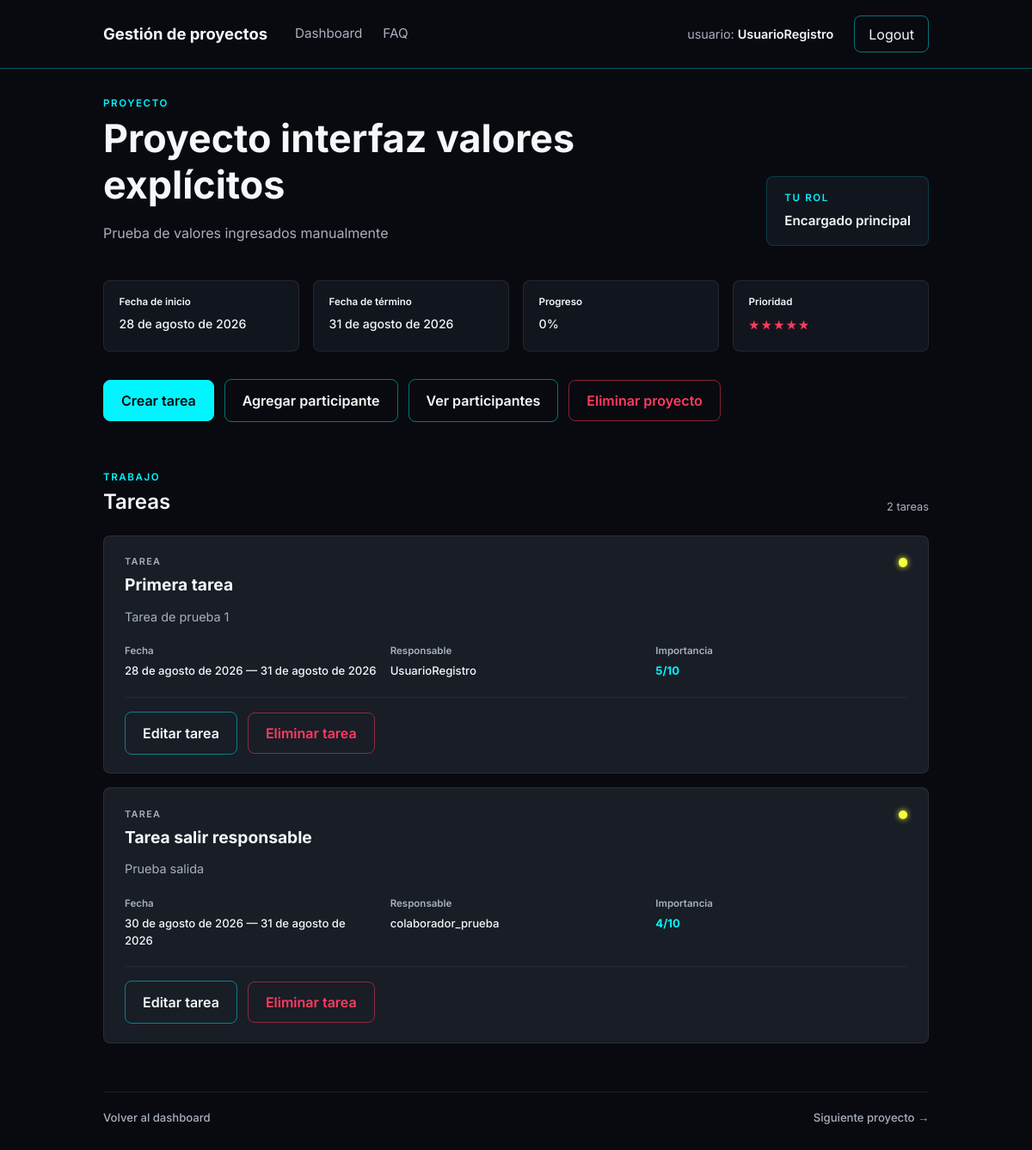
Page /proyectos/10/ (signed in) on the committed database.
### core/models.py (models this page shows, shortened)
class Proyecto(models.Model):
    nombre = models.CharField(max_length=100)
    descripcion = models.TextField()
    fecha_inicio = models.DateField()
    fecha_termino = models.DateField()
    prioridad = models.PositiveSmallIntegerField(
        choices=[
            (1, "1 estrella"),
            (2, "2 estrellas"),
            (3, "3 estrellas"),
            (4, "4 estrellas"),
            (5, "5 estrellas"),
        ],
        default=3,
    )
    eliminado = models.BooleanField(default=False)

class Participacion(models.Model):
    ROLES = [
        ("encargado_principal", "Encargado principal"),
        ("ayudante", "Ayudante"),
        ("colaborador", "Colaborador"),
    ]
    usuario = models.ForeignKey(User, on_delete=models.PROTECT, related_name="participaciones",)
    proyecto = models.ForeignKey(Proyecto, on_delete=models.PROTECT, related_name="participaciones")
    rol = models.CharField(max_length=25, choices=ROLES,)
    activo = models.BooleanField(default=True)
    class Meta:
        verbose_name = "Participación"
        verbose_name_plural = "Participaciones"
        constraints = [
            models.UniqueConstraint(
                fields=["usuario", "proyecto"],
                condition=models.Q(activo=True),
                name="una_participacion_activa_por_usuario_proyecto",
            ),
        ]

class Tarea(models.Model):
    ESTADOS = [
        ("pendiente", "Pendiente"),
        ("en_progreso", "En progreso"),
        ("completada", "Completada"),
    ]
    proyecto = models.ForeignKey(Proyecto, on_delete=models.CASCADE, related_name="tareas",)
    responsable = models.ForeignKey("Participacion", on_delete=models.PROTECT, related_name="tareas_responsables",)
    nombre = models.CharField(max_length=100)
    descripcion = models.TextField()
    fecha_inicio = models.DateField()
    fecha_termino = models.DateField()
    importancia = models.PositiveSmallIntegerField(
        choices=[(i, f"{i}") for i in range(1,11)],
        default=1,
    )
    estado = models.CharField(
        max_length=20,
        choices=ESTADOS,
        default="pendiente",
    )
    eliminado = models.BooleanField(default=False)

### core/views.py (the view)
# urls.py: path('proyectos/<int:proyecto_id>/', detalle_proyecto, name='detalle_proyecto'),
@login_required
def detalle_proyecto(request, proyecto_id):
    try:
        proyecto, participacion = obtener_proyecto_para_usuario(request.user, proyecto_id,)
    except ValidationError:
        messages.warning(
            request,
            "El proyecto ya no está disponible porque fue eliminado."
        )
        return redirect("dashboard")
    tareas = proyecto.tareas.filter(eliminado=False,).select_related("responsable__usuario")
    navegacion = obtener_navegacion_proyectos(request.user, proyecto)
    contexto = {
        "usuario": request.user,
        "proyecto": proyecto,
        "participacion": participacion,
        "tareas": tareas,
        **navegacion,
    }
    return render(request, "proyectos/detalle_proyecto.html", contexto,)

### core/services.py (called while the page is built)
@transaction.atomic
def calcular_progreso_proyecto(proyecto):
    tareas_activas = Tarea.objects.filter(proyecto=proyecto, eliminado=False,)
    if not tareas_activas.exists():
        return 0.0
    peso_total = sum(tarea.importancia for tarea in tareas_activas)
    if peso_total == 0:
        return 0.0
    avance_ponderado = 0
    for tarea in tareas_activas:
        if tarea.estado == "pendiente":
            avance = 0
        elif tarea.estado == "en_progreso":
            avance = 0.5
        elif tarea.estado == "completada":
            avance = 1
        else:
            raise ValidationError(f"Estado de tarea no válido: {tarea.estado}")
        avance_ponderado += tarea.importancia * avance
    return (avance_ponderado / peso_total) * 100

def obtener_proyecto_para_usuario(usuario, proyecto_id):
    participacion = Participacion.objects.filter(
        usuario=usuario,
        proyecto_id=proyecto_id,
        activo=True,
        proyecto__eliminado=False,
    ).select_related("proyecto").first()
    if participacion is None:
        raise ValidationError("El usuario no participa activamente en este proyecto.")
    proyecto = participacion.proyecto
    proyecto.progreso = calcular_progreso_proyecto(proyecto)
    return proyecto, participacion

### templates/proyectos/detalle_proyecto.html (shortened to what this page needs)
{% extends "base.html" %}
{% block content %}
<section class="detalle-proyecto">
    <header class="detalle-encabezado">
        <div class="detalle-encabezado-texto">
            <span class="etiqueta-seccion">PROYECTO</span>
            <h1>{{ proyecto.nombre }}</h1>
            <p class="detalle-descripcion">
                {{ proyecto.descripcion }}
            </p>
        </div>
        <div class="detalle-rol">
            <span class="etiqueta-seccion">TU ROL</span>
            <strong>{{ participacion.get_rol_display }}</strong>
        </div>
    </header>
    <section class="detalle-informacion">
        <div class="detalle-dato">
            <span>Fecha de inicio</span>
            <strong>{{ proyecto.fecha_inicio }}</strong>
        </div>
        <div class="detalle-dato">
            <span>Fecha de término</span>
            <strong>{{ proyecto.fecha_termino }}</strong>
        </div>
        <div class="detalle-dato">
            <span>Progreso</span>
            <strong>{{ proyecto.progreso | floatformat:-2 }}%</strong>
        </div>
        <div class="detalle-dato detalle-dato-prioridad">
            <span>Prioridad</span>
            <div
                class="pt-2 estrellas-prioridad prioridad-{{ proyecto.prioridad }}"
                aria-label="Prioridad {{ proyecto.prioridad }} de 5"
            >
                {% for estrella in "12345" %}
                    {% if forloop.counter <= proyecto.prioridad %}
                        <span class="estrella estrella-activa">★</span>
                    {% else %}
                        <span class="estrella">★</span>
                    {% endif %}
                {% endfor %}
            </div>
        </div>
    </section>
    <section class="detalle-acciones">
        <a
            href="{% url 'crear_tarea' proyecto.id %}"
            class="boton boton-principal"
        >
            Crear tarea
        </a>
        <a
            href="{% url 'agregar_participante' proyecto.id %}"
            class="boton boton-secundario"
        >
            Agregar participante
        </a>
        <a
            href="{% url 'participantes_proyecto' proyecto.id %}"
            class="boton boton-secundario"
        >
            Ver participantes
        </a>
        {% if participacion.rol == "encargado_principal" %}
            <a
                href="{% url 'eliminar_proyecto' proyecto.id %}"
                class="boton boton-eliminar"
            >
                Eliminar proyecto
            </a>
        {% endif %}
    </section>
    <section class="detalle-tareas">
        <header class="detalle-seccion-encabezado">
            <div>
                <span class="etiqueta-seccion">TRABAJO</span>
                <h2>Tareas</h2>
            </div>
            <span class="detalle-contador">
                {{ tareas|length }} tareas
            </span>
        </header>
        {% if tareas %}
            <div class="lista-tareas">
                {% for tarea in tareas %}
                    <article class="tarjeta-tarea">
                        <div class="tarjeta-tarea-cabecera">
                            <div class="tarjeta-tarea-titulo">
                                <span class="tarjeta-etiqueta">
                                    TAREA
                                </span>
                                <h3>
                                    {{ tarea.nombre }}
                                </h3>
                            </div>
                            <span
                                class="semaforo-tarea semaforo-{{ tarea.estado }}"
                                aria-label="Estado de la tarea"
                            ></span>
                        </div>
                        <p class="tarjeta-tarea-descripcion">
                            {{ tarea.descripcion }}
                        </p>
                        <div class="tarjeta-tarea-datos">
                            <div class="tarjeta-tarea-dato">
                                <span>Fecha</span>
                                <strong>
                                    {{ tarea.fecha_inicio }}
                                    —
                                    {{ tarea.fecha_termino }}
                                </strong>
                            </div>
                            <div class="tarjeta-tarea-dato">
                                <span>Responsable</span>
                                <strong>
                                    {{ tarea.responsable.usuario.username }}
                                </strong>
                            </div>
                            <div class="tarjeta-tarea-dato">
                                <span>Importancia</span>
                                <strong class="importancia-tarea">
                                    {{ tarea.importancia }}/10
                                </strong>
                            </div>
                        </div>
                        <div class="tarjeta-tarea-acciones">
                            <a
                                href="{% url 'editar_tarea' proyecto.id tarea.id %}"
                                class="boton boton-secundario"
                            >
                                Editar tarea
                            </a>
                            {% if participacion.rol == "encargado_principal" %}
                                <form
                                    method="post"
                                    action="{% url 'eliminar_tarea' proyecto.id tarea.id %}"
                                >
                                    <button
                                        type="submit"
                                        class="boton boton-eliminar"
                                        onclick="return confirm('¿Está seguro de que desea eliminar esta tarea?');"
                                    >
                                        Eliminar tarea
                                    </button>
                                </form>
                            {% endif %}
                        </div>
                    </article>
                {% endfor %}
            </div>
        {% else %}
            <div class="visor-vacio">
                <p>
                    Este proyecto no tiene tareas activas.
                </p>
            </div>
        {% endif %}
    </section>
    <nav class="navegacion-proyecto" aria-label="Navegación entre proyectos">
        <a
            href="{% url 'dashboard' %}"
            class="navegacion-proyecto-enlace"
        >
            Volver al dashboard
        </a>
        <div class="navegacion-proyecto-proyectos">
            {% if proyecto_siguiente %}
                <a
                    href="{% url 'detalle_proyecto' proyecto_siguiente.id %}"
                    class="navegacion-proyecto-enlace"
                >
                    Siguiente proyecto →
                </a>
            {% endif %}
        </div>
    </nav>
</section>
{% endblock %}

### templates/base.html (shortened to what this page needs)
{% load static %}
<!DOCTYPE html>
<html lang="es">
<head>
    <link href="https://cdn.jsdelivr.net/npm/bootstrap@5.3.8/dist/css/bootstrap.min.css" rel="stylesheet">
    <link rel="stylesheet" href="{% static 'css/style.css' %}">
</head>
<body>
    {% if user.is_authenticated %}
        <nav class="navbar-principal">
            <div class="navbar-contenido">
                <div class="navbar-izquierda">
                    <a href="{% url 'dashboard' %}" class="navbar-marca">
                        Gestión de proyectos
                    </a>
                    <div class="navbar-enlaces">
                        <a href="{% url 'dashboard' %}" class="navbar-enlace">
                            Dashboard
                        </a>
                        <a href="{% url 'faq' %}" class="navbar-enlace">
                            FAQ
                        </a>
                    </div>
                </div>
                <div class="navbar-derecha">
                    <span class="navbar-usuario">
                        <span class="navbar-usuario-etiqueta">
                            usuario:
                        </span>
                        <strong>
                            {{ user.username }}
                        </strong>
                    </span>
                    <form method="post" action="{% url 'logout' %}">
                        <button type="submit" class="boton boton-navbar">
                            Logout
                        </button>
                    </form>
                </div>
            </div>
        </nav>
    {% endif %}
    <main class="contenido-principal">
        {% block content %}
        {% endblock %}
    </main>
</body>
</html>

### rows in the picture
Proyecto: nombre "Proyecto interfaz valores explícitos", descripcion "Prueba de valores ingresados manualmente", fecha_inicio "28 de agosto de 2026", fecha_termino "31 de agosto de 2026", progreso "0", prioridad 5 (drawn)
Participacion: rol "Encargado principal"
Tarea: nombre "Primera tarea", descripcion "Tarea de prueba 1", fecha_inicio "28 de agosto de 2026", fecha_termino "31 de agosto de 2026", responsable.usuario.username "UsuarioRegistro", importancia "5"
Tarea: nombre "Tarea salir responsable", descripcion "Prueba salida", fecha_inicio "30 de agosto de 2026", fecha_termino "31 de agosto de 2026", responsable.usuario.username "colaborador_prueba", importancia "4"

### other values in the picture
{{ user.username }} "UsuarioRegistro"
{{ tareas|length }} "2"
